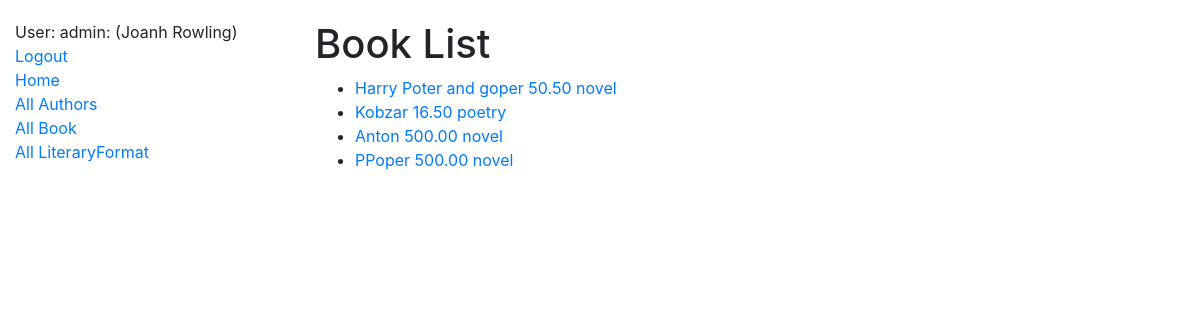
/book/ (signed in), run on the app's committed database.
### catalog/models.py (models this page shows, shortened)
class Author(AbstractUser):
    pseudonym = models.CharField(max_length=56, null=True, blank=True)
    class Meta:
        ordering = ("username",)
    def __str__(self):
        return f"{self.username}: ({self.first_name} {self.last_name})"

class Book(models.Model):
    title = models.CharField(max_length=256)
    price = models.DecimalField(max_digits=7, decimal_places=2)
    format = models.ForeignKey(
        LiteraryFormat,
        on_delete=models.CASCADE,
        related_name="books"
    )
    authors = models.ManyToManyField(settings.AUTH_USER_MODEL, related_name="books_authors")
    class Meta:
        ordering = ("id",)

class LiteraryFormat(models.Model):
    name = models.CharField(max_length=256)
    class Meta:
        ordering = ("name",)
    def __str__(self):
        return self.name

### catalog/views.py (the view)
# urls.py: path("book/", BookListView.as_view(), name="book-list"),
class BookListView(LoginRequiredMixin, generic.ListView):
    model = Book
    queryset = Book.objects.select_related("format")
    paginate_by = 10

### templates/catalog/book_list.html (shortened to what this page needs)
{% extends "base.html" %}
{% block content %}
  <h1> Book List </h1>
  {% if book_list %}
    <ul>
      {% for book in book_list %}
        <li><a href="{% url 'catalog:book-detail' book.id %}">{{ book.title }} {{ book.price }} {{ book.format }}</a></li>
      {% endfor %}
    </ul>
  {% endif %}
{% endblock %}

### templates/base.html (shortened to what this page needs)
<!DOCTYPE "html">
<html lang="en">
<head>
  <link rel="stylesheet" href="https://cdn.jsdelivr.net/npm/bootstrap@4.6.2/dist/css/bootstrap.min.css"
>
  {% load static %}
  <link rel="stylesheet" href="{% static 'css/style.css' %}">
</head>
<body>
<div class="container-fluid">
  <div class="row">
    <div class="col-sm-3">
      {% block sidebar %}
        {% include "includes/sidebar.html" %}
      {% endblock %}
    </div>
    <div class="col-sm-9">
      {% block content %}
      {% endblock %}
    </div>
  </div>
</div>
</body>
</html>

### templates/includes/sidebar.html
<ul class="sidebar-nav">
  {% if user.is_authenticated %}
    <li>User: {{ request.user }}</li>
    <li>
      <a href="{% url 'logout'%}">Logout</a>
    </li>
    {% else %}
    <li><a href="{% url 'login'%}">Login</a></li>
  {% endif %}
  <li><a href="{% url 'catalog:index' %}">Home</a></li>
  <li><a href="{% url "catalog:authors-list" %}">All Authors</a></li>
  <li><a href="{% url "catalog:book-list" %}">All Book</a></li>
  <li><a href="{% url "catalog:literary-formats-list" %}">All LiteraryFormat</a></li>
</ul>

### static/css/style.css (style rules this page uses)
body { margin-top: 20px; background: white; }
.sidebar-nav { padding: 0; list-style: none; }

### data on the page
Author: user "admin: (Joanh Rowling)"
Book: title "Harry Poter and goper", price "50.50", format "novel"
Book: title "Kobzar", price "16.50", format "poetry"
Book: title "Anton", price "500.00", format "novel"
Book: title "PPoper", price "500.00", format "novel"
